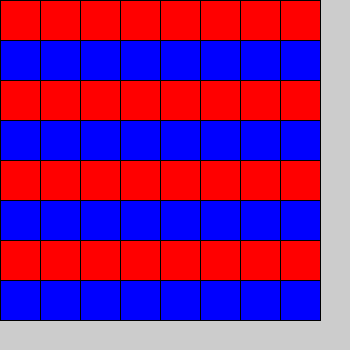
Frame 1 (no input)
Frame 60 (the mouse pressed at the canvas centre just before this capture): identical to frame 1, image omitted
Frame 120 (the mouse held since frame 60 and released just before this capture): identical to frame 1, image omitted

The Processing sketch that drew this single still picture (run headless with seeded random() and noise(); from frame 60 on, the mouse is pressed at the canvas centre):

// Processing sketch: TaskFive
// ── TaskFive.pde
//5.a
int[][] board = new int[8][8];


//5.b, 5.c
void setup()
{
  size(350, 350);
  
  for (int i=0; i<8 ; i++)
  {
    for (int j=0; j<8 ; j++)
    {
      if (j%2 == 0)
      {
        board[i][j] = 0;
      }
      else
      {
        board[i][j] = 1;
      }
    }
  }
}


//5.d & 5.e
void draw() {
  for (int i=0; i<8 ; i++)
  {
    for (int j=0; j<8 ; j++)
    {
      if (board[i][j] == 0)
      {
        fill(255,0,0);
        rect(i*40,j*40,40,40);
      }
      else
      {
        fill(0,0,255);
        rect(i*40,j*40,40,40);
      }
    }
  }
}
